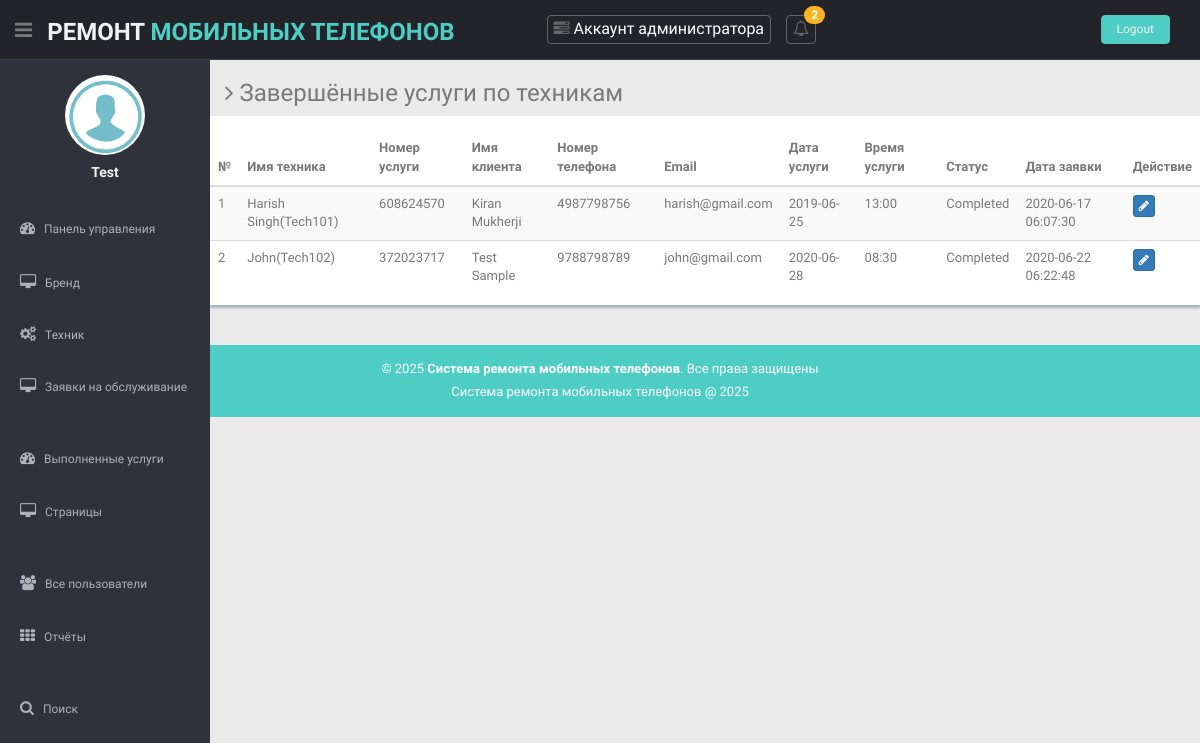
Screenshot of /admin/completed-servicebytech.php (signed in) with the database file from the repository.
### tables this page shows
CREATE TABLE IF NOT EXISTS `tblrequest` (
  `ID` int NOT NULL AUTO_INCREMENT,
  `UserID` int DEFAULT NULL,
  `ServiceNumber` varchar(10) DEFAULT NULL,
  `BrandName` varchar(50) DEFAULT NULL,
  `ACtype` varchar(100) DEFAULT NULL,
  `ACcapcity` varchar(50) DEFAULT NULL,
  `Problem` varchar(200) DEFAULT NULL,
  `ProblemDesc` mediumtext,
  `Address` varchar(200) DEFAULT NULL,
  `DateofService` varchar(200) DEFAULT NULL,
  `SuitableTime` varchar(200) DEFAULT NULL,
  `ReqDate` timestamp NULL DEFAULT CURRENT_TIMESTAMP,
  `Status` varchar(50) DEFAULT NULL,
  `AssignTo` varchar(120) DEFAULT NULL,
  `Remark` varchar(200) DEFAULT NULL,
  `ServiceCharge` decimal(10,2) DEFAULT NULL,
  `PartCharge` decimal(10,2) DEFAULT NULL,
  `OtherCharge` decimal(10,2) DEFAULT NULL,
  `ResponseDate` timestamp NULL DEFAULT NULL ON UPDATE CURRENT_TIMESTAMP,
  PRIMARY KEY (`ID`),
  KEY `ServiceNumber` (`ServiceNumber`)
);

CREATE TABLE IF NOT EXISTS `tbltechnician` (
  `ID` int NOT NULL AUTO_INCREMENT,
  `TechnicianID` varchar(50) DEFAULT NULL,
  `Name` varchar(200) DEFAULT NULL,
  `MobileNumber` bigint DEFAULT NULL,
  `Email` varchar(200) DEFAULT NULL,
  `Address` varchar(200) NOT NULL,
  `ProfilePic` varchar(200) DEFAULT NULL,
  `Password` varchar(200) DEFAULT NULL,
  `JoiningDate` timestamp NULL DEFAULT CURRENT_TIMESTAMP,
  PRIMARY KEY (`ID`),
  KEY `TechnicianID` (`TechnicianID`)
);

CREATE TABLE IF NOT EXISTS `tbluser` (
  `ID` int NOT NULL AUTO_INCREMENT,
  `FirstName` varchar(200) DEFAULT NULL,
  `LastName` varchar(200) DEFAULT NULL,
  `MobileNumber` bigint DEFAULT NULL,
  `Email` varchar(200) DEFAULT NULL,
  `Password` varchar(200) DEFAULT NULL,
  `RegDate` timestamp NULL DEFAULT CURRENT_TIMESTAMP,
  PRIMARY KEY (`ID`)
);

### admin/completed-servicebytech.php (the view, shortened to what this page needs)
<?php
include('includes/dbconnection.php');
if (strlen($_SESSION['acrsaid']==0)) {
  header('location:logout.php');
  } else{
?>
<!DOCTYPE html>
<html lang="en">
<head>
  <link href="../lib/bootstrap/css/bootstrap.min.css" rel="stylesheet">
  <link href="../lib/font-awesome/css/font-awesome.css" rel="stylesheet" />
  <link href="../lib/advanced-datatable/css/demo_page.css" rel="stylesheet" />
  <link href="../lib/advanced-datatable/css/demo_table.css" rel="stylesheet" />
  <link rel="stylesheet" href="../lib/advanced-datatable/css/DT_bootstrap.css" />
  <link href="../css/style.css" rel="stylesheet">
  <link href="../css/style-responsive.css" rel="stylesheet">
</head>
<body>
  <section id="container">
   <?php include_once('includes/header.php');?>
  <?php include_once('includes/sidebar.php');?>
    <section id="main-content">
      <section class="wrapper">
        <h3><i class="fa fa-angle-right"></i> Завершённые услуги по техникам</h3>
        <div class="row mb">
          <div class="content-panel">
            <div class="adv-table">
             <table class="table table-striped table-advance table-hover">
          <thead>
            <tr>
              <th>№</th>
              <th>Имя техника</th>
              <th>Номер услуги</th>
              <th>Имя клиента</th>
              <th>Номер телефона</th>
              <th>Email</th>
              <th>Дата услуги</th>
              <th>Время услуги</th>
              <th>Статус</th>
              <th>Дата заявки</th>
              <th>Действие</th>
                  </tr>
                </thead>
                <tbody>
                  <?php
$ret=mysqli_query($con,"select tbluser.*,tblrequest.*,tbltechnician.* from tblrequest join tbluser on tbluser.ID=tblrequest.UserID join tbltechnician on tbltechnician.TechnicianID=tblrequest.AssignTo where tblrequest.Status='Completed'");
$cnt=1;
while ($row=mysqli_fetch_array($ret)) {
?>
                  <tr class="gradeX">
                    <td><?php echo $cnt;?></td>
                    <td><?php  echo $row['Name'];?>(<?php  echo $row['TechnicianID'];?>)</td>
                    <td><?php  echo $row['ServiceNumber'];?></td>
                    <td><?php  echo $row['FirstName'];?> <?php  echo $row['LastName'];?></td>
                    <td><?php  echo $row['MobileNumber'];?></td>
                    <td><?php  echo $row['Email'];?></td>
                    <td><?php  echo $row['DateofService'];?></td>
                    <td><?php  echo $row['SuitableTime'];?></td>
                    <?php if($row['Status']==""){ ?>
                     <td><?php echo "Еще не обновлено"; ?></td>
<?php } else { ?>                  <td><?php  echo htmlentities($row['Status']);?>
                  </td>
                  <?php } ?>
                  <td class="hidden-phone"><?php  echo $row['ReqDate'];?></td>
                    <td class="center hidden-phone"><a href="view-service-detail.php?viewid=<?php echo htmlentities ($row['ServiceNumber']);?>"><button class="btn btn-primary btn-xs"><i class="fa fa-pencil"></i></button></a></td>
                  </tr>
                  <?php
$cnt=$cnt+1;
}?>
                </tbody>
              </table>
            </div>
          </div>
        </div>
      </section>
    </section>
<?php include_once('includes/footer.php');?>
  </section>
</body>
</html>
<?php  } ?>

### admin/includes/sidebar.php (shortened to what this page needs)
<aside>
      <div id="sidebar" class="nav-collapse ">
        <ul class="sidebar-menu" id="nav-accordion">
          <p class="centered"><a href="profile.html"><img src="images/images.png" class="img-circle" width="80"></a></p>
          <?php
$aid=$_SESSION['acrsaid'];
$ret=mysqli_query($con,"select * from tbladmin where ID='$aid'");
while ($row=mysqli_fetch_array($ret)) {
?>
          <h5 class="centered"><?php  echo $row['AdminName'];?></h5><?php } ?>
          <li class="mt">
            <a  href="dashboard.php">
              <i class="fa fa-dashboard"></i>
                <span>Панель управления</span>
              </a>
          </li>
            <li class="sub-menu">
            <a href="javascript:;">
              <i class="fa fa-desktop"></i>
              <span>Бренд</span>
              </a>
            </li>
            <li class="sub-menu">
            <a href="javascript:;">
              <i class="fa fa-cogs"></i>
              <span>Техник</span>
              </a>
            </li>
          <li class="sub-menu dcjq-parent-li">
            <a href="javascript:;" class="dcjq-parent">
              <i class="fa fa-desktop"></i>
              <span>Заявки на обслуживание</span>
              <span class="dcjq-icon"></span></a>
            </li>
            <li class="mt">
            <a href="completed-servicebytech.php">
              <i class="fa fa-dashboard"></i>
              <span>Выполненные услуги</span>
              </a>
            </li>
            <li class="sub-menu dcjq-parent-li">
            <a href="javascript:;" class="dcjq-parent">
              <i class="fa fa-desktop"></i>
              <span>Страницы</span>
              <span class="dcjq-icon"></span></a>
            </li>
             <li class="mt">
            <a href="reg-users.php">
              <i class="fa fa-users"></i>
              <span>Все пользователи</span>
              </a>
            </li>
            <li class="sub-menu">
            <a href="javascript:;">
              <i class="fa fa-th"></i>
              <span>Отчёты</span>
              </a>
            </li>
             <li class="mt">
            <a href="search.php">
              <i class="fa fa-search"></i>
              <span>Поиск</span>
              </a>
          </li>
        </ul>
      </div>
    </aside>

### css/style.css (style rules this page uses)
body { color: #797979; background: #eaeaea; font-family: 'Ruda', sans-serif; padding: 0px !important; margin: 0px !important; font-size:13px; }
ul li { list-style: none; }
a, a:hover, a:focus { text-decoration: none; outline: none; }
#container { width: 100%; height: 100%; }
.centered { text-align: center; }
.mt { margin-top: 25px; }
.mb { margin-bottom: 25px; }
#sidebar { width: 210px; height: 100%; position: fixed; background: #2f323a; }
#sidebar h5 { color: #f2f2f2; font-weight: 700; }
#sidebar ul li { position: relative; }
ul.sidebar-menu , ul.sidebar-menu li ul.sub { margin: -2px 0 0; padding: 0; }
ul.sidebar-menu { margin-top: 75px; }
ul.sidebar-menu li { margin-bottom: 5px; margin-left:10px; margin-right:10px; }
ul.sidebar-menu li.sub-menu { line-height: 15px; }
ul.sidebar-menu li a span { display: inline-block; }
ul.sidebar-menu li a { color: #aeb2b7; text-decoration: none; display: block; padding: 15px 0 15px 10px; font-size: 12px; outline: none; -webkit-transition: all 0.3s ease; -moz-transition: all 0.3s ease; -o-transition: all 0.3s ease; -ms-transition: all 0.3s ease; transition: all 0.3s ease; }
ul.sidebar-menu li a i { font-size: 15px; padding-right: 6px; }
#main-content { margin-left: 210px; }
.wrapper { display: inline-block; margin-top: 60px; padding-left: 15px; padding-right: 15px; padding-bottom: 15px; padding-top: 0px; width: 100%; }
.content-panel { background: #ffffff; box-shadow: 0px 3px 2px #aab2bd; padding-top: 15px; padding-bottom: 5px; }

### rows the page displays
tblrequest: tbltechnician.Name "Harish Singh", tbltechnician.TechnicianID "Tech101", ServiceNumber "608624570", UserID.FirstName "Kiran", UserID.LastName "Mukherji", tbltechnician.MobileNumber "4987798756", tbltechnician.Email "harish@gmail.com", DateofService "2019-06-25", SuitableTime "13:00", Status "Completed", ReqDate "2020-06-17 06:07:30"
tblrequest: tbltechnician.Name "John", tbltechnician.TechnicianID "Tech102", ServiceNumber "372023717", UserID.FirstName "Test", UserID.LastName "Sample", tbltechnician.MobileNumber "9788798789", tbltechnician.Email "john@gmail.com", DateofService "2020-06-28", SuitableTime "08:30", Status "Completed", ReqDate "2020-06-22 06:22:48"

### other values shown
$num "2"
$row['AdminName'] "Test"
